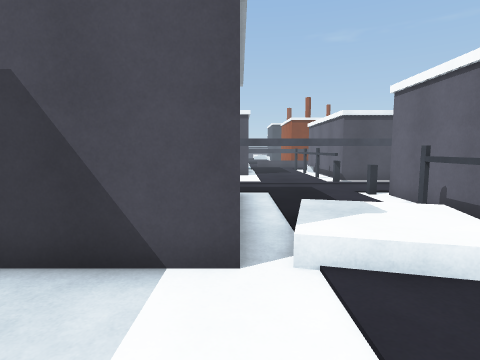
[1] (above)

24 first-person views from a walk through a Unity game level. The camera is 1.5 m above the floor, tilts 6° down and sees 80° across. The floor is counted in squares, 1 m on a side. Each view is taken from the middle of a square. On the plan, view 1 faces up. The plan holds only what a view shows up to about 14 squares ahead; the rest is blank. The place goes on beyond the plan. The player character is not drawn.

[2]
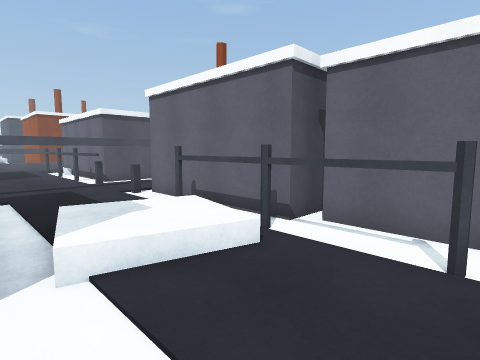

[3]
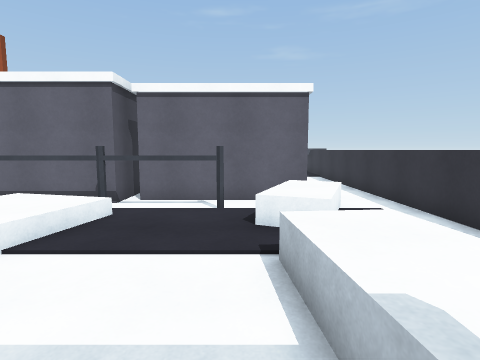

[4]
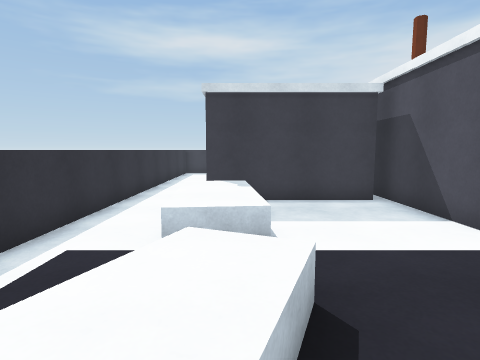

[5]
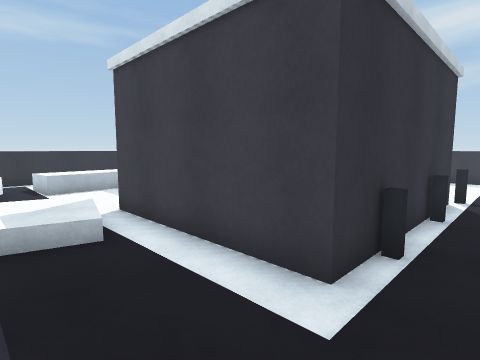

[6]
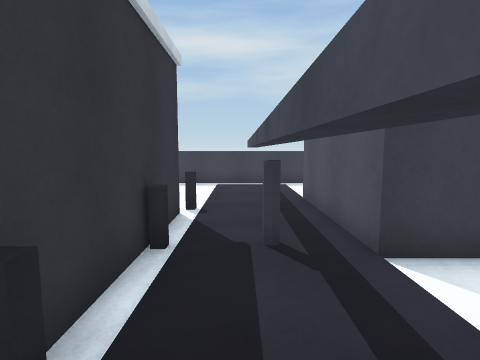

[7]
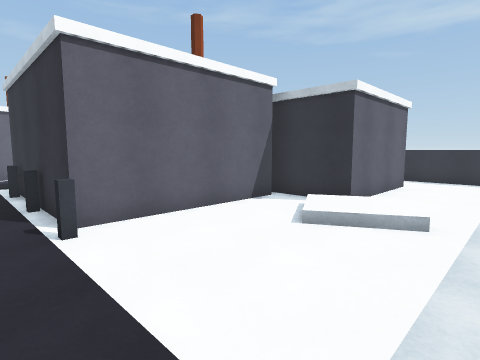

[8]
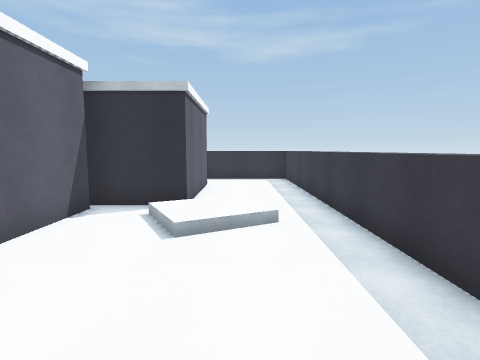

[9]
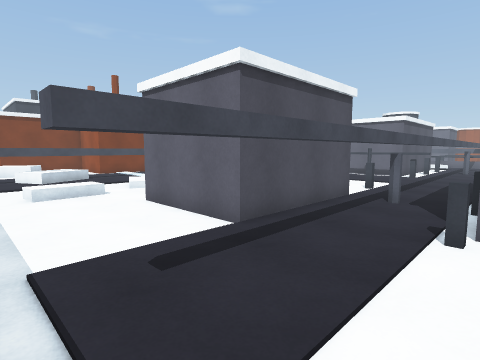

[10]
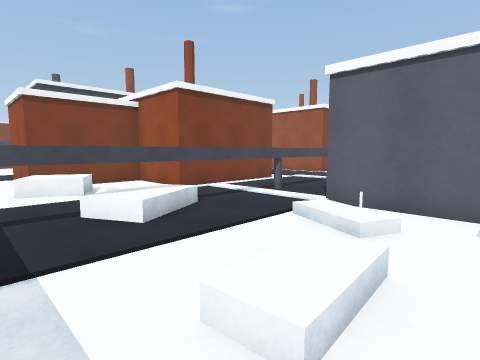

[11]
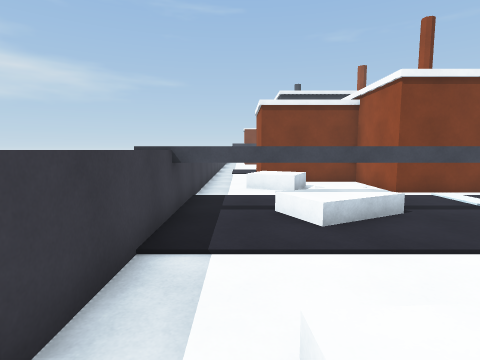

[12]
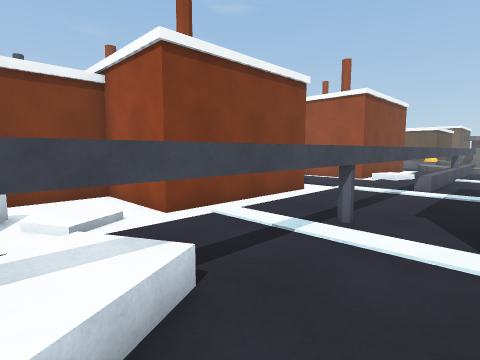

[13]
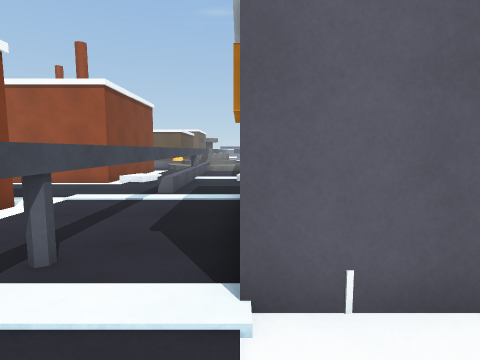

[14]
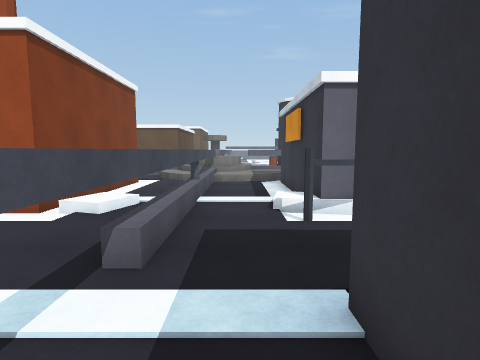

[15]
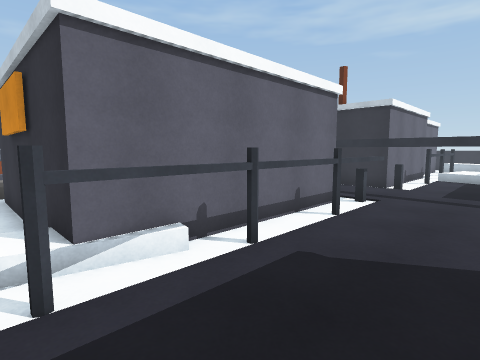

[16]
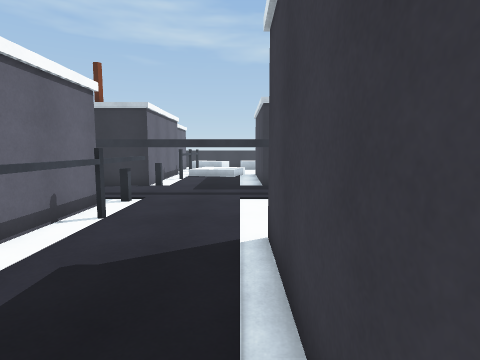

[17]
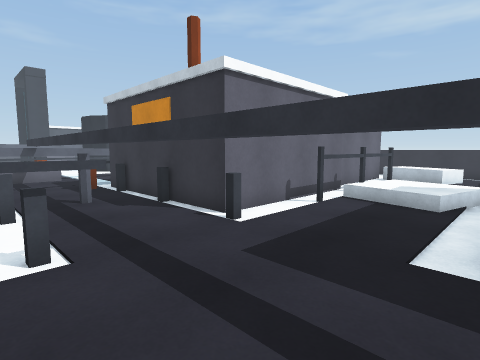

[18]
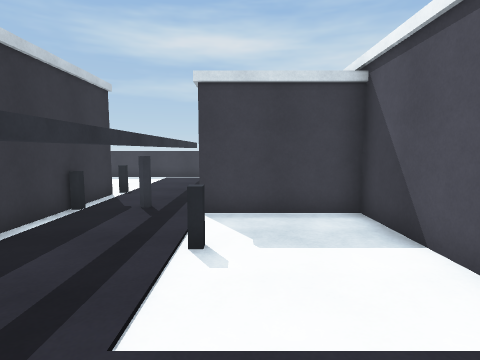

[19]
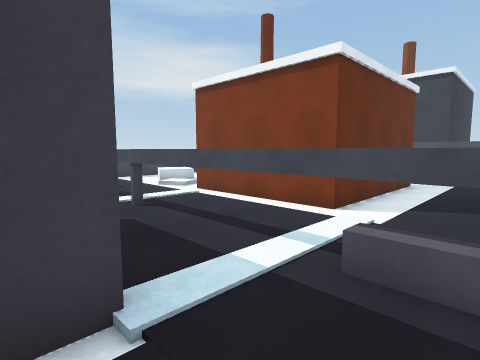

[20]
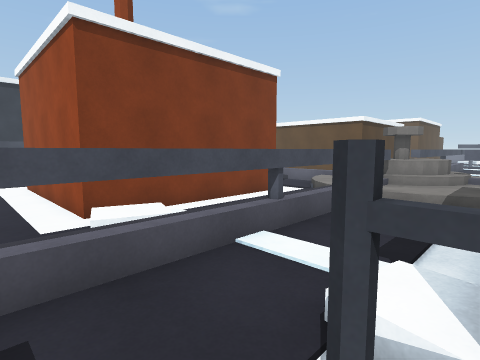

[21]
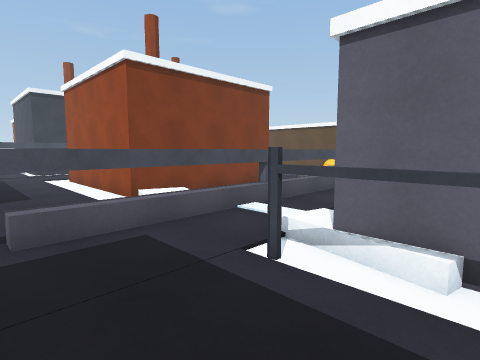

[22]
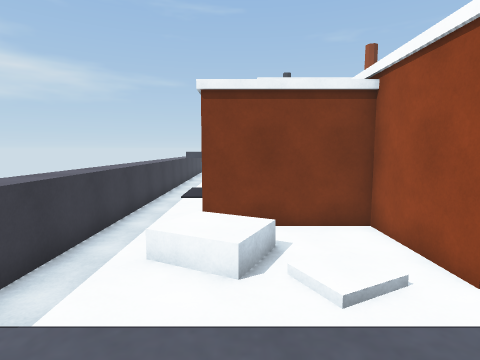

[23]
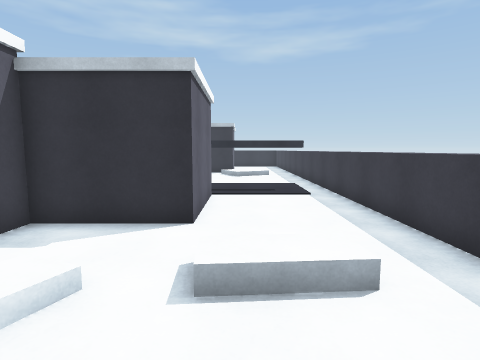

[24]
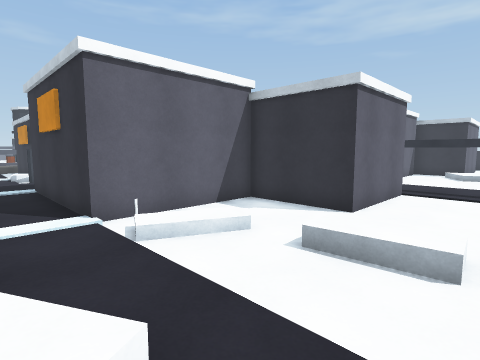

### Floor plan
Key: @ floor where view 1 was taken; # wall or solid block; . main floor; : floor 0.25 m higher than the main floor; + floor 0.5 m higher than the main floor; / step, stairs or slope; = window, fence, low wall or low ledge; ^ raised ledge; T thing the floor can be seen under or through; O other object.
Columns run from 14 left of view 1 to 9 right of it. Each row starts with its distance up from view 1.
 38 ^.#           ##
 37 ^..
 36 ^..           .. ...
 35 ^..#          .....#
 34 ^..#         #.....#
 33 ^..#         #.....#
 32 ^..######    #.....#
 31 ^.......#    #.....#
 30 ^..^^...#    #.....#
 29 ^..^^//.#    #.....#
 28 ^....//.######.....#####
 27 ^..................//...
 26 ^..................//...
 25 ^^^^^^^^^^^^^^^^^^^^^^^^
 24 ^../+/..................
 23 ^.......................
 22 ^........######.........
 21 ^......O.#    #...######
 20 ^...O.O..#    #...##
 19 ^..O.....#    #...##
 18 ^........#    #...##
 17 ^....##########...##
 16 ^....#    #.......##
 15 ^....#    #.......##
 14 ^....#    #.......####
 13 ^....TTT#  ..O....OO.OO
 12 ^.TTTTTTTTTTTTTTTTTTTTT#
 11 ^.......................
 10 ^......O..O..O.....O..O.
  9 ^......########....#####
  8 ^......#      #....#
  7 ^......#      #....#
  6 ^.../..#      #///##
  5 ^.//:/.#      #/++##
  4 ^../:/.########/++T###
  3 ^../.###  #.....//T.#
  2 ^....#    #.......T.#
  1 ^....#    #.......T.#
  0 ^....#    #...@.....#
 -1 ^....#    #=^^^^^^^.#
 -2 ^....#    #.^^^^.^^^#
 -3 ^.....  .............
 -4   ......................
 -5   ^^^^^^^^^^^^^^^^^^^^^^

Positions as (right, up) in squares from view 1, and headings:
1: (0, 0), facing up
2: (0, 0), facing up-right
3: (-3, 0), facing right
4: (5, -1), facing left
5: (3, 11), facing down-left
6: (0, 11), facing left
7: (-13, 11), facing down-right
8: (-11, 11), facing down
9: (-13, 9), facing up-right
10: (-13, 18), facing up-right
11: (-12, 18), facing up
12: (-10, 22), facing up-right
13: (-8, 22), facing right
14: (-2, 23), facing right
15: (1, 22), facing down-right
16: (1, 22), facing down
17: (0, 14), facing down-right
18: (3, 14), facing left
19: (3, 21), facing up-left
20: (3, 21), facing up-right
21: (1, 19), facing up-right
22: (-10, 24), facing up
23: (-10, 23), facing down
24: (-12, 24), facing down-right
